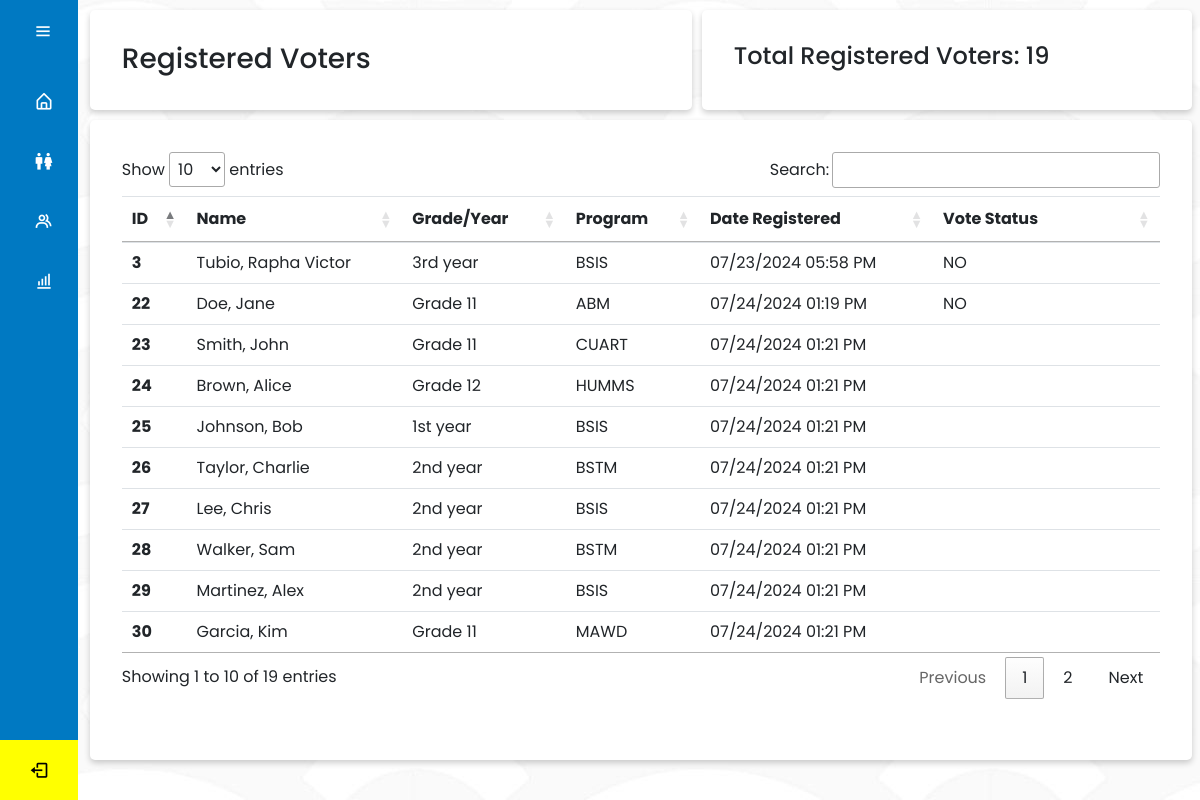
Page /admin/admin-voters.php on the committed database.
### tables this page shows
CREATE TABLE `users` (
  `user_id` varchar(155) NOT NULL,
  `user_profile` blob NOT NULL,
  `user_name` varchar(155) NOT NULL,
  `user_email` varchar(155) NOT NULL,
  `user_pw` varchar(155) NOT NULL
);

CREATE TABLE `voters` (
  `voter_id` int(11) NOT NULL,
  `user_id` varchar(155) NOT NULL,
  `voter_gender` varchar(20) NOT NULL,
  `voter_num` int(11) DEFAULT NULL,
  `voter_grade` varchar(20) NOT NULL,
  `program_code` varchar(55) NOT NULL,
  `voter_club` varchar(55) DEFAULT NULL,
  `academic_year` varchar(50) NOT NULL,
  `date_registered` datetime NOT NULL,
  `vote_status` varchar(20) NOT NULL
);

### admin/admin-voters.php (the view, shortened to what this page needs)
<?php
    include 'admin-sidebar.php';
    include 'db.php';
    $query1 = "SELECT COUNT(*) AS total_voters FROM voters";
    $res = mysqli_query($conn, $query1);
    if ($res->num_rows > 0) {
        while ($row = $res -> fetch_assoc()) {
            $resvotes = (int)$row['total_voters'];
        }
    }
?>
<!DOCTYPE html>
<html>
    <head>
        <link rel="stylesheet" type="text/css" href="admin-style/voters_style.css?v=<?php echo time(); ?>">
        <link href='https://unpkg.com/boxicons@2.1.4/css/boxicons.min.css' rel='stylesheet'>
		<link rel="stylesheet" href="https://cdn.jsdelivr.net/npm/bootstrap@4.3.1/dist/css/bootstrap.min.css">
        <link rel="stylesheet" href="https://cdn.datatables.net/1.11.5/css/jquery.dataTables.min.css">
    </head>
<body>
    <div class="main-content">
        <div class="item" id="item-1"><h3>Registered Voters</h3></div>
        <div class="item" id="item-2"><h4>Total Registered Voters: <?php echo $resvotes ?></h4></div>
        <div class="item" id="item-3">
            <table id="myTable" class="table table-hover">
                <thead>
                    <tr>
                    <th scope="col">ID</th>
                    <th scope="col">Name</th>
                    <th scope="col">Grade/Year</th>
                    <th scope="col">Program</th>
                    <th scope="col">Date Registered</th>
                    <th scope="col">Vote Status</th>
                    </tr>
                </thead>
                <tbody>
                    <?php
                        $query = "SELECT u.user_name, v.voter_id, v.voter_grade, v.program_code, v.voter_num, v.vote_status, v.date_registered, rv.vote_date
                                FROM users u
                                INNER JOIN voters v ON u.user_id = v.user_id
                                LEFT JOIN registered_votes rv ON v.voter_id = rv.voter_id";
                        $result = mysqli_query($conn, $query);
                        if ($result->num_rows > 0) {
                            while ($row = $result -> fetch_assoc()) {
                                $voterid = $row['voter_id'];
                                $username = $row['user_name'];
                                $grade = $row['voter_grade'];
                                $program = $row['program_code'];
                                $date = $row['date_registered'];
                                $status = $row['vote_status'];
                                $vote = $row['vote_date'];
                                $user_name = str_replace("(Student)", "", $username);
                                $dateTime = DateTime::createFromFormat('Y-m-d H:i:s', $date);
                                $formattedDate = $dateTime ? $dateTime->format('m/d/Y h:i A') : 'N/A';
                                $voteTime = DateTime::createFromFormat('Y-m-d H:i:s', $vote);
                                $formattedvDate = $voteTime ? $voteTime->format('m/d/Y h:i A') : 'N/A';
                                switch ($grade) {
                                    case 'g11':
                                        $ggrade = 'Grade 11';
                                        break;
                                    case 'g12':
                                        $ggrade = 'Grade 12';
                                        break;
                                    default:
                                        $ggrade = $grade;
                                }
                                echo "<tr>";
                                echo "<th scope='row'>$voterid</th>";
                                echo "<td>$user_name</td>";
                                echo "<td>$ggrade</td>";
                                echo "<td>$program</td>";
                                echo "<td>$formattedDate</td>";
                                if ($status == 'YES') {
                                    echo "<td>$formattedvDate</td>";
                                } else {
                                    echo "<td>$status</td>";
                                }
                                echo "</tr>";
                            }
                        }
                    ?>
                </tbody>
            </table>
        </div>
    </div>
</body>
</html>

### admin/admin-style/voters_style.css (style rules this page uses)
* { margin: 0; padding: 0; }
body { background-image: url("assets/images/background.jpg"); overflow-y: auto; box-sizing: border-box; font-family: "Poppins" , sans-serif; }
.main-content { position: absolute; top: 0; left: 80px; transition: all 0.5s ease; width: calc(100% - 78px); display: flex; flex-wrap: wrap; padding: 0.3rem; }
.main-content .item { min-height: 50px; text-align: left; padding: 2rem; border-radius: 5px; margin: 5px; background-color: white; box-shadow: 0 3px 6px rgba(0, 0, 0, 0.2); flex: auto; }
.main-content #item-1 { flex-basis: 50%; height: 100px; }
.main-content #item-2 { flex-basis: 40%; height: 100px; align-items: center; }
.main-content #item-3 { flex-basis: 100%; height: 80vh; }

### admin/admin-sidebar.php (style rules this page uses)
* { margin: 0; padding: 0; box-sizing: border-box; font-family: "Poppins" , sans-serif; }
body { position: relative; min-height: 100vh; width: 100%; overflow: hidden; }

### rows in the picture
users: voters.voter_id "3", user_name "Tubio, Rapha Victor", voters.voter_grade "3rd year", voters.program_code "BSIS", voters.date_registered "07/23/2024 05:58 PM", voters.vote_status "NO"
voters: voter_id "22", user.user_name "Doe, Jane", voter_grade "Grade 11", program_code "ABM", date_registered "07/24/2024 01:19 PM", vote_status "NO"
voters: voter_id "23", user.user_name "Smith, John", voter_grade "Grade 11", program_code "CUART", date_registered "07/24/2024 01:21 PM"
voters: voter_id "24", user.user_name "Brown, Alice", voter_grade "Grade 12", program_code "HUMMS", date_registered "07/24/2024 01:21 PM"
voters: voter_id "25", user.user_name "Johnson, Bob", voter_grade "1st year", program_code "BSIS", date_registered "07/24/2024 01:21 PM"
voters: voter_id "26", user.user_name "Taylor, Charlie", voter_grade "2nd year", program_code "BSTM", date_registered "07/24/2024 01:21 PM"
users: voters.voter_id "27", user_name "Lee, Chris", voters.voter_grade "2nd year", voters.program_code "BSIS", voters.date_registered "07/24/2024 01:21 PM"
voters: voter_id "28", user.user_name "Walker, Sam", voter_grade "2nd year", program_code "BSTM", date_registered "07/24/2024 01:21 PM"
voters: voter_id "29", user.user_name "Martinez, Alex", voter_grade "2nd year", program_code "BSIS", date_registered "07/24/2024 01:21 PM"
voters: voter_id "30", user.user_name "Garcia, Kim", voter_grade "Grade 11", program_code "MAWD", date_registered "07/24/2024 01:21 PM"

### other values in the picture
$resvotes "19"
